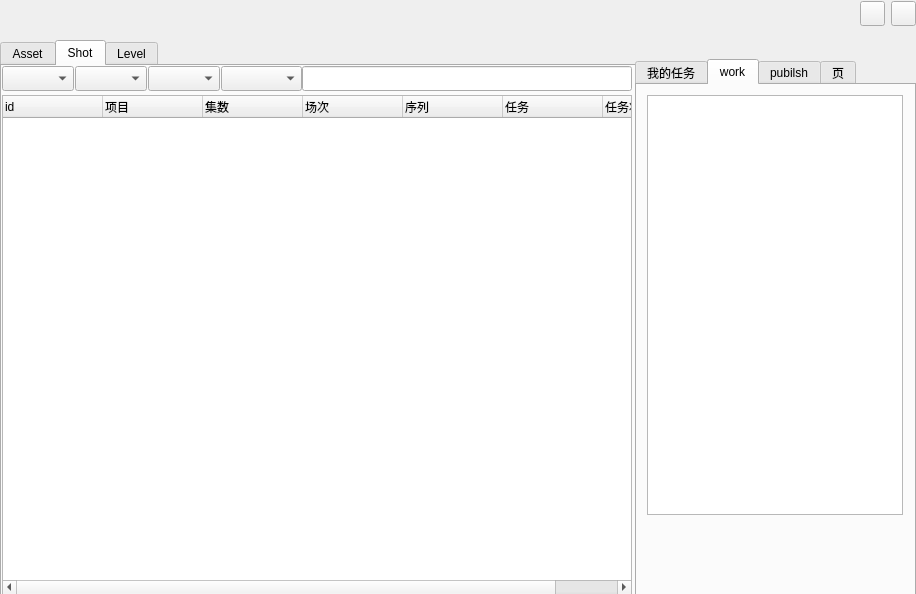
<?xml version="1.0" encoding="UTF-8"?>
<ui version="4.0">
 <class>MainWindow</class>
 <widget class="QMainWindow" name="MainWindow">
  <property name="geometry">
   <rect>
    <x>0</x>
    <y>0</y>
    <width>916</width>
    <height>594</height>
   </rect>
  </property>
  <property name="windowTitle">
   <string>MainWindow</string>
  </property>
  <widget class="QWidget" name="centralwidget">
   <widget class="QTabWidget" name="module_tab">
    <property name="geometry">
     <rect>
      <x>0</x>
      <y>40</y>
      <width>636</width>
      <height>560</height>
     </rect>
    </property>
    <property name="currentIndex">
     <number>1</number>
    </property>
    <widget class="QWidget" name="Asset_tab">
     <attribute name="title">
      <string>Asset</string>
     </attribute>
     <widget class="QLineEdit" name="AssetSearchText">
      <property name="geometry">
       <rect>
        <x>219</x>
        <y>0</y>
        <width>411</width>
        <height>25</height>
       </rect>
      </property>
      <property name="font">
       <font>
        <pointsize>10</pointsize>
       </font>
      </property>
     </widget>
     <widget class="QComboBox" name="asset_proj_selector">
      <property name="geometry">
       <rect>
        <x>0</x>
        <y>0</y>
        <width>72</width>
        <height>25</height>
       </rect>
      </property>
      <property name="font">
       <font>
        <pointsize>10</pointsize>
       </font>
      </property>
      <item>
       <property name="text">
        <string/>
       </property>
      </item>
     </widget>
     <widget class="QTreeWidget" name="asset_treeWidget">
      <property name="geometry">
       <rect>
        <x>0</x>
        <y>29</y>
        <width>630</width>
        <height>501</height>
       </rect>
      </property>
      <column>
       <property name="text">
        <string>id</string>
       </property>
      </column>
      <column>
       <property name="text">
        <string>项目</string>
       </property>
      </column>
      <column>
       <property name="text">
        <string>资产名</string>
       </property>
      </column>
      <column>
       <property name="text">
        <string>中文名</string>
       </property>
      </column>
      <column>
       <property name="text">
        <string>任务</string>
       </property>
      </column>
      <column>
       <property name="text">
        <string>资产类型</string>
       </property>
      </column>
      <column>
       <property name="text">
        <string>任务状态</string>
       </property>
      </column>
     </widget>
     <widget class="QComboBox" name="asset_type_selector">
      <property name="geometry">
       <rect>
        <x>73</x>
        <y>0</y>
        <width>72</width>
        <height>25</height>
       </rect>
      </property>
      <property name="font">
       <font>
        <pointsize>10</pointsize>
       </font>
      </property>
      <item>
       <property name="text">
        <string/>
       </property>
      </item>
      <item>
       <property name="text">
        <string>Character</string>
       </property>
      </item>
      <item>
       <property name="text">
        <string>Prop</string>
       </property>
      </item>
      <item>
       <property name="text">
        <string>Scene</string>
       </property>
      </item>
      <item>
       <property name="text">
        <string>Level</string>
       </property>
      </item>
     </widget>
     <widget class="QComboBox" name="asset_step_selector">
      <property name="geometry">
       <rect>
        <x>146</x>
        <y>0</y>
        <width>72</width>
        <height>25</height>
       </rect>
      </property>
      <property name="font">
       <font>
        <pointsize>10</pointsize>
       </font>
      </property>
      <item>
       <property name="text">
        <string/>
       </property>
      </item>
      <item>
       <property name="text">
        <string>design</string>
       </property>
      </item>
      <item>
       <property name="text">
        <string>model</string>
       </property>
      </item>
      <item>
       <property name="text">
        <string>texture</string>
       </property>
      </item>
      <item>
       <property name="text">
        <string>hair</string>
       </property>
      </item>
      <item>
       <property name="text">
        <string>rig</string>
       </property>
      </item>
      <item>
       <property name="text">
        <string>engineset</string>
       </property>
      </item>
     </widget>
    </widget>
    <widget class="QWidget" name="Shot_tab">
     <attribute name="title">
      <string>Shot</string>
     </attribute>
     <widget class="QComboBox" name="shot_proj_selector">
      <property name="geometry">
       <rect>
        <x>0</x>
        <y>0</y>
        <width>72</width>
        <height>25</height>
       </rect>
      </property>
      <property name="font">
       <font>
        <pointsize>10</pointsize>
       </font>
      </property>
      <item>
       <property name="text">
        <string/>
       </property>
      </item>
     </widget>
     <widget class="QTreeWidget" name="shot_treeWidget">
      <property name="geometry">
       <rect>
        <x>0</x>
        <y>29</y>
        <width>630</width>
        <height>500</height>
       </rect>
      </property>
      <column>
       <property name="text">
        <string>id</string>
       </property>
      </column>
      <column>
       <property name="text">
        <string>项目</string>
       </property>
      </column>
      <column>
       <property name="text">
        <string>集数</string>
       </property>
      </column>
      <column>
       <property name="text">
        <string>场次</string>
       </property>
      </column>
      <column>
       <property name="text">
        <string>序列</string>
       </property>
      </column>
      <column>
       <property name="text">
        <string>任务</string>
       </property>
      </column>
      <column>
       <property name="text">
        <string>任务状态</string>
       </property>
      </column>
     </widget>
     <widget class="QLineEdit" name="ShotSearchText">
      <property name="geometry">
       <rect>
        <x>300</x>
        <y>0</y>
        <width>330</width>
        <height>25</height>
       </rect>
      </property>
      <property name="font">
       <font>
        <pointsize>10</pointsize>
       </font>
      </property>
     </widget>
     <widget class="QComboBox" name="shot_episode_selector">
      <property name="geometry">
       <rect>
        <x>73</x>
        <y>0</y>
        <width>72</width>
        <height>25</height>
       </rect>
      </property>
      <property name="font">
       <font>
        <pointsize>10</pointsize>
       </font>
      </property>
      <item>
       <property name="text">
        <string/>
       </property>
      </item>
     </widget>
     <widget class="QComboBox" name="shot_step_selector">
      <property name="geometry">
       <rect>
        <x>219</x>
        <y>0</y>
        <width>81</width>
        <height>25</height>
       </rect>
      </property>
      <property name="font">
       <font>
        <pointsize>10</pointsize>
       </font>
      </property>
      <item>
       <property name="text">
        <string/>
       </property>
      </item>
      <item>
       <property name="text">
        <string>StoryBoard</string>
       </property>
      </item>
      <item>
       <property name="text">
        <string>mocap</string>
       </property>
      </item>
      <item>
       <property name="text">
        <string>layout</string>
       </property>
      </item>
      <item>
       <property name="text">
        <string>anim</string>
       </property>
      </item>
      <item>
       <property name="text">
        <string>excloth</string>
       </property>
      </item>
      <item>
       <property name="text">
        <string>lighting</string>
       </property>
      </item>
      <item>
       <property name="text">
        <string>efx</string>
       </property>
      </item>
     </widget>
     <widget class="QComboBox" name="shot_session_selector">
      <property name="geometry">
       <rect>
        <x>146</x>
        <y>0</y>
        <width>72</width>
        <height>25</height>
       </rect>
      </property>
      <property name="font">
       <font>
        <pointsize>10</pointsize>
       </font>
      </property>
      <item>
       <property name="text">
        <string/>
       </property>
      </item>
     </widget>
    </widget>
    <widget class="QWidget" name="Level_tab">
     <attribute name="title">
      <string>Level</string>
     </attribute>
     <widget class="QTreeWidget" name="level_treeWidget">
      <property name="geometry">
       <rect>
        <x>0</x>
        <y>29</y>
        <width>630</width>
        <height>500</height>
       </rect>
      </property>
      <column>
       <property name="text">
        <string>id</string>
       </property>
      </column>
      <column>
       <property name="text">
        <string>项目</string>
       </property>
      </column>
      <column>
       <property name="text">
        <string>资产名</string>
       </property>
      </column>
      <column>
       <property name="text">
        <string>中文名</string>
       </property>
      </column>
      <column>
       <property name="text">
        <string>任务</string>
       </property>
      </column>
      <column>
       <property name="text">
        <string>任务状态</string>
       </property>
      </column>
     </widget>
     <widget class="QComboBox" name="level_step_selector">
      <property name="geometry">
       <rect>
        <x>70</x>
        <y>0</y>
        <width>95</width>
        <height>25</height>
       </rect>
      </property>
      <property name="font">
       <font>
        <pointsize>10</pointsize>
       </font>
      </property>
      <item>
       <property name="text">
        <string/>
       </property>
      </item>
      <item>
       <property name="text">
        <string>leveldesign</string>
       </property>
      </item>
      <item>
       <property name="text">
        <string>levelart</string>
       </property>
      </item>
      <item>
       <property name="text">
        <string>levellight</string>
       </property>
      </item>
      <item>
       <property name="text">
        <string>levelefx</string>
       </property>
      </item>
     </widget>
     <widget class="QComboBox" name="level_proj_selector">
      <property name="geometry">
       <rect>
        <x>0</x>
        <y>0</y>
        <width>69</width>
        <height>25</height>
       </rect>
      </property>
      <property name="font">
       <font>
        <pointsize>10</pointsize>
       </font>
      </property>
      <item>
       <property name="text">
        <string/>
       </property>
      </item>
     </widget>
     <widget class="QLineEdit" name="LevelSearchText">
      <property name="geometry">
       <rect>
        <x>166</x>
        <y>0</y>
        <width>464</width>
        <height>25</height>
       </rect>
      </property>
     </widget>
    </widget>
   </widget>
   <widget class="QPushButton" name="min_button">
    <property name="geometry">
     <rect>
      <x>860</x>
      <y>1</y>
      <width>25</width>
      <height>25</height>
     </rect>
    </property>
    <property name="text">
     <string/>
    </property>
    <property name="iconSize">
     <size>
      <width>21</width>
      <height>21</height>
     </size>
    </property>
   </widget>
   <widget class="QPushButton" name="close_button">
    <property name="geometry">
     <rect>
      <x>891</x>
      <y>1</y>
      <width>25</width>
      <height>25</height>
     </rect>
    </property>
    <property name="mouseTracking">
     <bool>false</bool>
    </property>
    <property name="text">
     <string/>
    </property>
    <property name="iconSize">
     <size>
      <width>21</width>
      <height>21</height>
     </size>
    </property>
   </widget>
   <widget class="QTabWidget" name="dealWidget">
    <property name="geometry">
     <rect>
      <x>635</x>
      <y>59</y>
      <width>281</width>
      <height>541</height>
     </rect>
    </property>
    <property name="currentIndex">
     <number>1</number>
    </property>
    <widget class="QWidget" name="filter_tab">
     <attribute name="title">
      <string>我的任务</string>
     </attribute>
     <widget class="QGraphicsView" name="graphicsView">
      <property name="geometry">
       <rect>
        <x>10</x>
        <y>10</y>
        <width>256</width>
        <height>192</height>
       </rect>
      </property>
     </widget>
     <widget class="QCommandLinkButton" name="todayTaskBtn">
      <property name="geometry">
       <rect>
        <x>30</x>
        <y>242</y>
        <width>118</width>
        <height>31</height>
       </rect>
      </property>
      <property name="cursor">
       <cursorShape>PointingHandCursor</cursorShape>
      </property>
      <property name="text">
       <string>当天任务</string>
      </property>
     </widget>
     <widget class="QCommandLinkButton" name="weekTaskBtn">
      <property name="geometry">
       <rect>
        <x>30</x>
        <y>282</y>
        <width>118</width>
        <height>31</height>
       </rect>
      </property>
      <property name="cursor">
       <cursorShape>PointingHandCursor</cursorShape>
      </property>
      <property name="text">
       <string>本周任务</string>
      </property>
     </widget>
     <widget class="QCommandLinkButton" name="monthTaskBtn">
      <property name="geometry">
       <rect>
        <x>30</x>
        <y>322</y>
        <width>118</width>
        <height>31</height>
       </rect>
      </property>
      <property name="cursor">
       <cursorShape>PointingHandCursor</cursorShape>
      </property>
      <property name="text">
       <string>本月任务</string>
      </property>
     </widget>
     <widget class="QLabel" name="label">
      <property name="geometry">
       <rect>
        <x>10</x>
        <y>219</y>
        <width>81</width>
        <height>31</height>
       </rect>
      </property>
      <property name="font">
       <font>
        <family>Arial</family>
        <pointsize>11</pointsize>
       </font>
      </property>
      <property name="text">
       <string>任务周期</string>
      </property>
     </widget>
     <widget class="QCommandLinkButton" name="assignedTaskBtn">
      <property name="geometry">
       <rect>
        <x>34</x>
        <y>426</y>
        <width>118</width>
        <height>31</height>
       </rect>
      </property>
      <property name="cursor">
       <cursorShape>PointingHandCursor</cursorShape>
      </property>
      <property name="text">
       <string>我发布的</string>
      </property>
     </widget>
     <widget class="QCommandLinkButton" name="myTaskBtn">
      <property name="geometry">
       <rect>
        <x>34</x>
        <y>387</y>
        <width>118</width>
        <height>31</height>
       </rect>
      </property>
      <property name="cursor">
       <cursorShape>PointingHandCursor</cursorShape>
      </property>
      <property name="text">
       <string>指派给我的</string>
      </property>
     </widget>
     <widget class="QLabel" name="label_2">
      <property name="geometry">
       <rect>
        <x>10</x>
        <y>360</y>
        <width>81</width>
        <height>31</height>
       </rect>
      </property>
      <property name="font">
       <font>
        <family>Arial</family>
        <pointsize>11</pointsize>
       </font>
      </property>
      <property name="text">
       <string>我的任务</string>
      </property>
     </widget>
     <widget class="QCommandLinkButton" name="allTaskBtn">
      <property name="geometry">
       <rect>
        <x>34</x>
        <y>468</y>
        <width>118</width>
        <height>31</height>
       </rect>
      </property>
      <property name="cursor">
       <cursorShape>PointingHandCursor</cursorShape>
      </property>
      <property name="text">
       <string>所有任务</string>
      </property>
     </widget>
    </widget>
    <widget class="QWidget" name="work_tab">
     <attribute name="title">
      <string>work</string>
     </attribute>
     <widget class="QListWidget" name="workListWidget">
      <property name="geometry">
       <rect>
        <x>10</x>
        <y>10</y>
        <width>256</width>
        <height>420</height>
       </rect>
      </property>
     </widget>
    </widget>
    <widget class="QWidget" name="pubilsh_tab">
     <attribute name="title">
      <string>pubilsh</string>
     </attribute>
     <widget class="QListWidget" name="pubilshListWidget">
      <property name="geometry">
       <rect>
        <x>10</x>
        <y>10</y>
        <width>256</width>
        <height>420</height>
       </rect>
      </property>
     </widget>
    </widget>
    <widget class="QWidget" name="tab">
     <attribute name="title">
      <string>页</string>
     </attribute>
    </widget>
   </widget>
  </widget>
  <action name="actionopen">
   <property name="text">
    <string>temp</string>
   </property>
  </action>
  <action name="actiontemp">
   <property name="text">
    <string>打开</string>
   </property>
   <property name="shortcutContext">
    <enum>Qt::WidgetShortcut</enum>
   </property>
  </action>
  <action name="actiontemp_2">
   <property name="text">
    <string>更新</string>
   </property>
  </action>
  <action name="actiontest">
   <property name="text">
    <string>test</string>
   </property>
  </action>
  <action name="actiontest_2">
   <property name="text">
    <string>test</string>
   </property>
  </action>
 </widget>
 <resources/>
 <connections/>
</ui>
